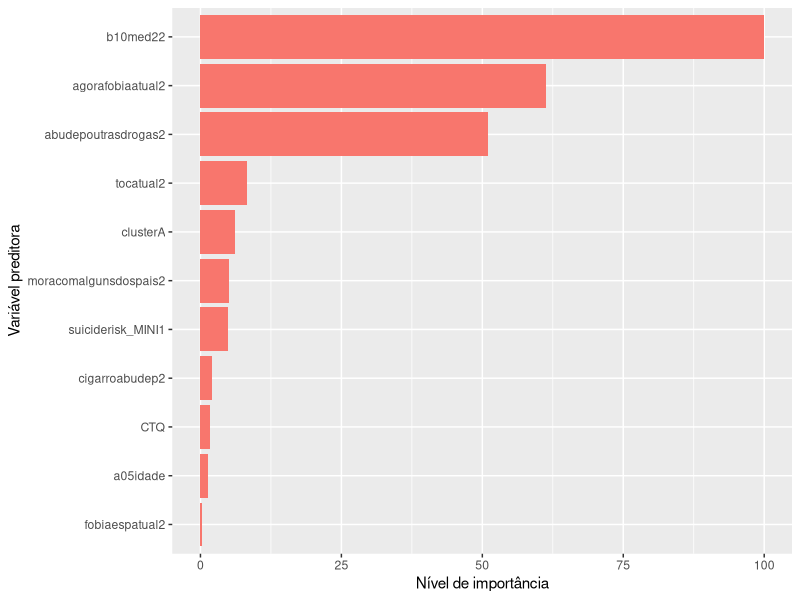
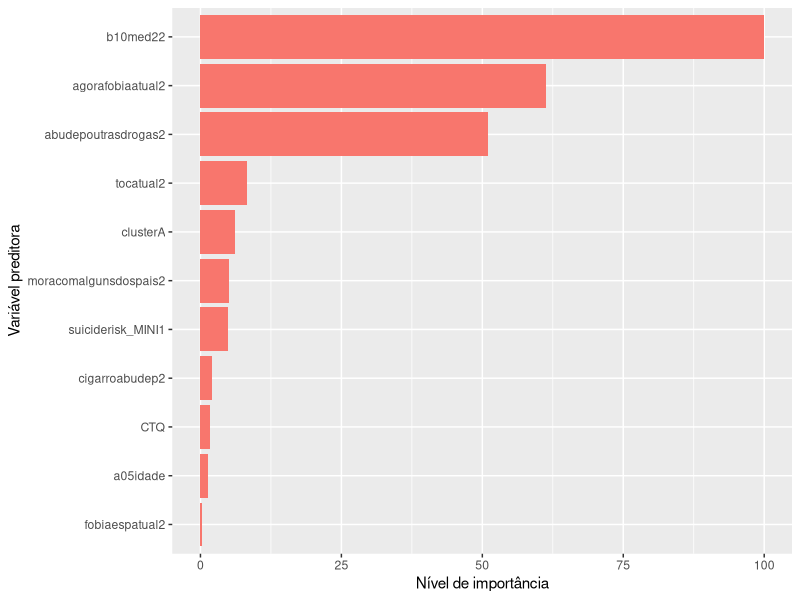

These figures' R source, in order:
# Packages
library(tidyverse)

# Read dataset
ds <- read.csv("importance.csv")

# Subset
colnames(ds) <- c("variable", "importance")

str(ds)

imp <- ds %>%
  gather(importance, value, -variable)

ggplot(imp[(imp$value>0),], aes(x = reorder(variable, value), y = value, fill = importance)) +
  geom_col(position = "dodge") +
  coord_flip() +
  ylab("Nível de importância") +
  xlab("Variável preditora") +
  theme(legend.position = "none")

ggsave("importance.png")
